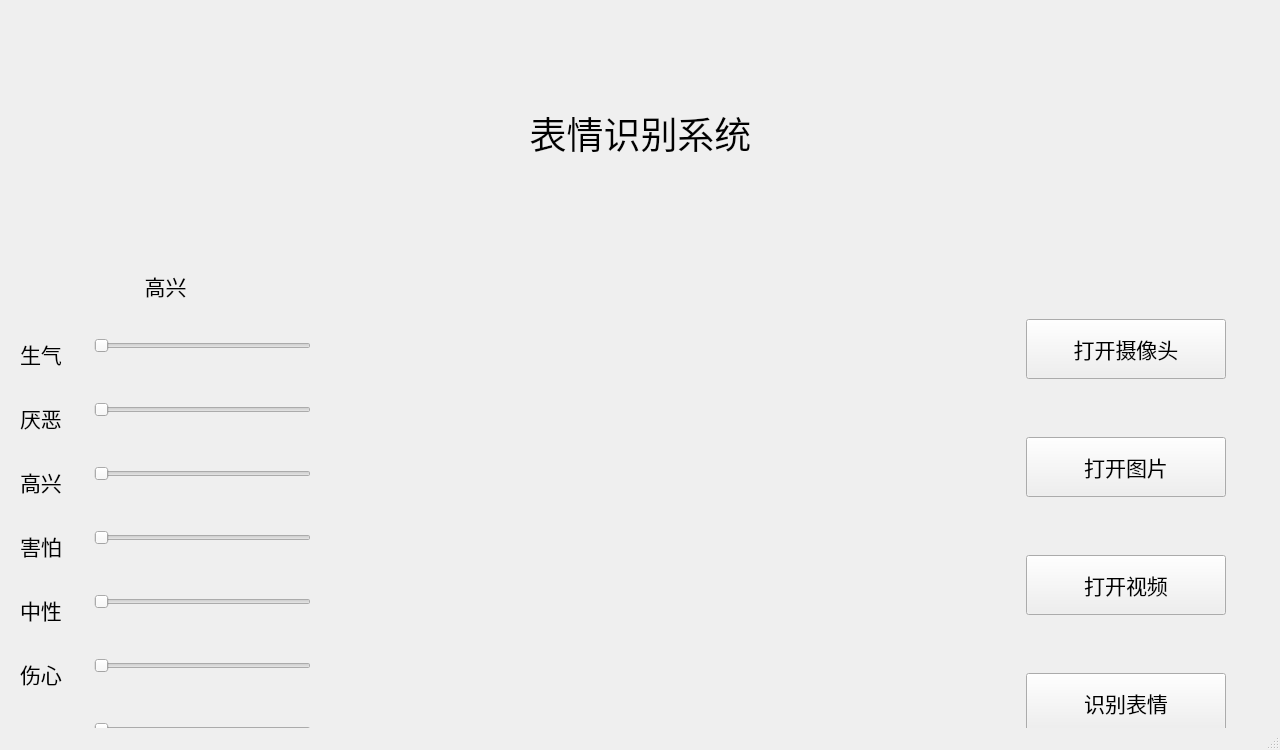
<?xml version="1.0" encoding="UTF-8"?>
<ui version="4.0">
 <class>FER_window</class>
 <widget class="QMainWindow" name="FER_window">
  <property name="geometry">
   <rect>
    <x>0</x>
    <y>0</y>
    <width>1280</width>
    <height>750</height>
   </rect>
  </property>
  <property name="minimumSize">
   <size>
    <width>1280</width>
    <height>750</height>
   </size>
  </property>
  <property name="maximumSize">
   <size>
    <width>1280</width>
    <height>750</height>
   </size>
  </property>
  <property name="font">
   <font>
    <pointsize>10</pointsize>
   </font>
  </property>
  <property name="cursor">
   <cursorShape>ArrowCursor</cursorShape>
  </property>
  <property name="windowTitle">
   <string>人脸表情识别系统</string>
  </property>
  <property name="styleSheet">
   <string notr="true"/>
  </property>
  <widget class="QWidget" name="centralwidget">
   <widget class="QWidget" name="verticalLayoutWidget">
    <property name="geometry">
     <rect>
      <x>0</x>
      <y>0</y>
      <width>1281</width>
      <height>1010</height>
     </rect>
    </property>
    <layout class="QVBoxLayout" name="verticalLayout_2">
     <property name="spacing">
      <number>0</number>
     </property>
     <item>
      <widget class="QLabel" name="label_1">
       <property name="maximumSize">
        <size>
         <width>16777215</width>
         <height>60</height>
        </size>
       </property>
       <property name="font">
        <font>
         <pointsize>28</pointsize>
        </font>
       </property>
       <property name="text">
        <string>表情识别系统</string>
       </property>
       <property name="alignment">
        <set>Qt::AlignCenter</set>
       </property>
       <property name="margin">
        <number>10</number>
       </property>
      </widget>
     </item>
     <item>
      <layout class="QHBoxLayout" name="horizontalLayout">
       <item>
        <layout class="QVBoxLayout" name="verticalLayout_3">
         <property name="spacing">
          <number>32</number>
         </property>
         <property name="sizeConstraint">
          <enum>QLayout::SetMinAndMaxSize</enum>
         </property>
         <property name="leftMargin">
          <number>20</number>
         </property>
         <property name="topMargin">
          <number>0</number>
         </property>
         <property name="rightMargin">
          <number>20</number>
         </property>
         <property name="bottomMargin">
          <number>0</number>
         </property>
         <item>
          <widget class="QLabel" name="label_9">
           <property name="maximumSize">
            <size>
             <width>16777215</width>
             <height>40</height>
            </size>
           </property>
           <property name="font">
            <font>
             <pointsize>16</pointsize>
            </font>
           </property>
           <property name="text">
            <string>高兴</string>
           </property>
           <property name="alignment">
            <set>Qt::AlignCenter</set>
           </property>
          </widget>
         </item>
         <item>
          <layout class="QFormLayout" name="formLayout">
           <item row="0" column="0">
            <widget class="QLabel" name="label_3">
             <property name="font">
              <font>
               <pointsize>16</pointsize>
              </font>
             </property>
             <property name="text">
              <string>生气</string>
             </property>
            </widget>
           </item>
           <item row="0" column="1">
            <widget class="QSlider" name="horizontalSlider">
             <property name="orientation">
              <enum>Qt::Horizontal</enum>
             </property>
            </widget>
           </item>
           <item row="1" column="0">
            <widget class="QLabel" name="label_2">
             <property name="font">
              <font>
               <pointsize>16</pointsize>
              </font>
             </property>
             <property name="text">
              <string>厌恶</string>
             </property>
            </widget>
           </item>
           <item row="1" column="1">
            <widget class="QSlider" name="horizontalSlider_2">
             <property name="orientation">
              <enum>Qt::Horizontal</enum>
             </property>
            </widget>
           </item>
           <item row="2" column="0">
            <widget class="QLabel" name="label_5">
             <property name="font">
              <font>
               <pointsize>16</pointsize>
              </font>
             </property>
             <property name="text">
              <string>高兴</string>
             </property>
            </widget>
           </item>
           <item row="2" column="1">
            <widget class="QSlider" name="horizontalSlider_4">
             <property name="orientation">
              <enum>Qt::Horizontal</enum>
             </property>
            </widget>
           </item>
           <item row="3" column="0">
            <widget class="QLabel" name="label_4">
             <property name="font">
              <font>
               <pointsize>16</pointsize>
              </font>
             </property>
             <property name="text">
              <string>害怕</string>
             </property>
            </widget>
           </item>
           <item row="3" column="1">
            <widget class="QSlider" name="horizontalSlider_3">
             <property name="orientation">
              <enum>Qt::Horizontal</enum>
             </property>
            </widget>
           </item>
           <item row="4" column="0">
            <widget class="QLabel" name="label_6">
             <property name="font">
              <font>
               <pointsize>16</pointsize>
              </font>
             </property>
             <property name="text">
              <string>中性</string>
             </property>
            </widget>
           </item>
           <item row="4" column="1">
            <widget class="QSlider" name="horizontalSlider_5">
             <property name="orientation">
              <enum>Qt::Horizontal</enum>
             </property>
            </widget>
           </item>
           <item row="5" column="0">
            <widget class="QLabel" name="label_7">
             <property name="font">
              <font>
               <pointsize>16</pointsize>
              </font>
             </property>
             <property name="text">
              <string>伤心</string>
             </property>
            </widget>
           </item>
           <item row="5" column="1">
            <widget class="QSlider" name="horizontalSlider_6">
             <property name="orientation">
              <enum>Qt::Horizontal</enum>
             </property>
            </widget>
           </item>
           <item row="6" column="0">
            <widget class="QLabel" name="label_8">
             <property name="font">
              <font>
               <pointsize>16</pointsize>
              </font>
             </property>
             <property name="text">
              <string>惊讶</string>
             </property>
            </widget>
           </item>
           <item row="6" column="1">
            <widget class="QSlider" name="horizontalSlider_7">
             <property name="orientation">
              <enum>Qt::Horizontal</enum>
             </property>
            </widget>
           </item>
           <item row="7" column="1">
            <widget class="QSlider" name="horizontalSlider_8">
             <property name="orientation">
              <enum>Qt::Horizontal</enum>
             </property>
            </widget>
           </item>
           <item row="7" column="0">
            <widget class="QLabel" name="label_10">
             <property name="font">
              <font>
               <pointsize>16</pointsize>
              </font>
             </property>
             <property name="text">
              <string>蔑视</string>
             </property>
            </widget>
           </item>
          </layout>
         </item>
        </layout>
       </item>
       <item>
        <layout class="QVBoxLayout" name="verticalLayout">
         <property name="spacing">
          <number>0</number>
         </property>
         <property name="sizeConstraint">
          <enum>QLayout::SetMaximumSize</enum>
         </property>
         <property name="topMargin">
          <number>0</number>
         </property>
         <property name="rightMargin">
          <number>0</number>
         </property>
         <item>
          <widget class="QLabel" name="lab_frame">
           <property name="minimumSize">
            <size>
             <width>640</width>
             <height>640</height>
            </size>
           </property>
           <property name="maximumSize">
            <size>
             <width>640</width>
             <height>640</height>
            </size>
           </property>
           <property name="text">
            <string/>
           </property>
           <property name="alignment">
            <set>Qt::AlignCenter</set>
           </property>
          </widget>
         </item>
        </layout>
       </item>
       <item>
        <layout class="QVBoxLayout" name="ButtonLayout">
         <property name="spacing">
          <number>5</number>
         </property>
         <property name="leftMargin">
          <number>55</number>
         </property>
         <property name="topMargin">
          <number>0</number>
         </property>
         <property name="rightMargin">
          <number>55</number>
         </property>
         <item alignment="Qt::AlignHCenter">
          <widget class="QPushButton" name="btn_openCamera">
           <property name="minimumSize">
            <size>
             <width>200</width>
             <height>0</height>
            </size>
           </property>
           <property name="maximumSize">
            <size>
             <width>200</width>
             <height>60</height>
            </size>
           </property>
           <property name="font">
            <font>
             <pointsize>16</pointsize>
             <weight>50</weight>
             <bold>false</bold>
            </font>
           </property>
           <property name="text">
            <string>打开摄像头</string>
           </property>
          </widget>
         </item>
         <item alignment="Qt::AlignHCenter">
          <widget class="QPushButton" name="btn_openimage">
           <property name="minimumSize">
            <size>
             <width>200</width>
             <height>0</height>
            </size>
           </property>
           <property name="maximumSize">
            <size>
             <width>200</width>
             <height>60</height>
            </size>
           </property>
           <property name="font">
            <font>
             <pointsize>16</pointsize>
             <weight>50</weight>
             <bold>false</bold>
            </font>
           </property>
           <property name="text">
            <string>打开图片</string>
           </property>
          </widget>
         </item>
         <item alignment="Qt::AlignHCenter">
          <widget class="QPushButton" name="btn_openvideo">
           <property name="minimumSize">
            <size>
             <width>200</width>
             <height>0</height>
            </size>
           </property>
           <property name="maximumSize">
            <size>
             <width>200</width>
             <height>60</height>
            </size>
           </property>
           <property name="font">
            <font>
             <pointsize>16</pointsize>
             <weight>50</weight>
             <bold>false</bold>
            </font>
           </property>
           <property name="text">
            <string>打开视频</string>
           </property>
          </widget>
         </item>
         <item alignment="Qt::AlignHCenter">
          <widget class="QPushButton" name="btn_recognition">
           <property name="minimumSize">
            <size>
             <width>200</width>
             <height>60</height>
            </size>
           </property>
           <property name="maximumSize">
            <size>
             <width>200</width>
             <height>60</height>
            </size>
           </property>
           <property name="font">
            <font>
             <pointsize>16</pointsize>
             <weight>50</weight>
             <bold>false</bold>
            </font>
           </property>
           <property name="text">
            <string>识别表情</string>
           </property>
          </widget>
         </item>
         <item alignment="Qt::AlignHCenter">
          <widget class="QPushButton" name="btn_exitsystem">
           <property name="minimumSize">
            <size>
             <width>200</width>
             <height>0</height>
            </size>
           </property>
           <property name="maximumSize">
            <size>
             <width>200</width>
             <height>60</height>
            </size>
           </property>
           <property name="font">
            <font>
             <pointsize>16</pointsize>
             <weight>50</weight>
             <bold>false</bold>
            </font>
           </property>
           <property name="styleSheet">
            <string notr="true"/>
           </property>
           <property name="text">
            <string>退出系统</string>
           </property>
          </widget>
         </item>
        </layout>
       </item>
      </layout>
     </item>
    </layout>
   </widget>
  </widget>
  <widget class="QMenuBar" name="menubar">
   <property name="geometry">
    <rect>
     <x>0</x>
     <y>0</y>
     <width>1280</width>
     <height>23</height>
    </rect>
   </property>
  </widget>
  <widget class="QStatusBar" name="statusbar"/>
 </widget>
 <resources/>
 <connections/>
</ui>
